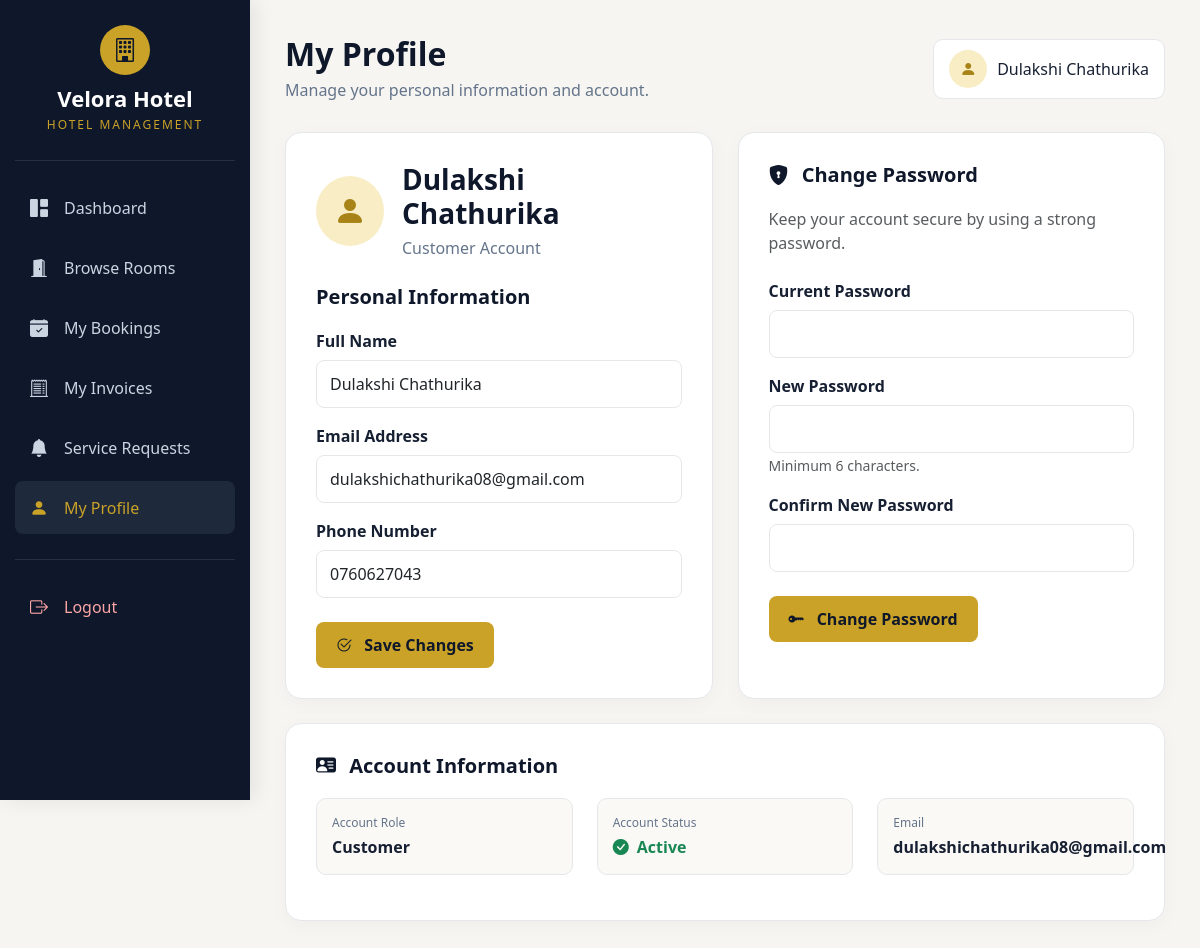
The app's page /customer/profile.php (signed in) with its own data.
### tables this page shows
CREATE TABLE `users` (
  `id` int(11) NOT NULL,
  `full_name` varchar(100) NOT NULL,
  `email` varchar(100) NOT NULL,
  `phone` varchar(20) DEFAULT NULL,
  `password` varchar(255) NOT NULL,
  `role` enum('admin','receptionist','customer') NOT NULL DEFAULT 'customer',
  `status` enum('active','inactive') NOT NULL DEFAULT 'active',
  `created_at` timestamp NOT NULL DEFAULT current_timestamp()
);

### includes/functions.php (called while the page is built, shortened)
<?php
function e($value)
{
    return htmlspecialchars(
        $value ?? '',
        ENT_QUOTES,
        'UTF-8'
    );
}

### customer/profile.php (the view, shortened to what this page needs)
<?php
require_once "../config/db.php";
require_once "../includes/functions.php";
$customer_id = $_SESSION["user_id"];
$stmt = $pdo->prepare("
    SELECT
        id,
        full_name,
        email,
        phone,
        role,
        status
    FROM users
    WHERE id = ?
    LIMIT 1
");
$stmt->execute([$customer_id]);
$user = $stmt->fetch(PDO::FETCH_ASSOC);
?>
<!DOCTYPE html>
<html lang="en">
<head>
    <link
        href="https://cdn.jsdelivr.net/npm/bootstrap@5.3.3/dist/css/bootstrap.min.css"
        rel="stylesheet"
    >
    <link
        href="https://cdn.jsdelivr.net/npm/bootstrap-icons@1.11.3/font/bootstrap-icons.css"
        rel="stylesheet"
    >
</head>
<body>
<div class="sidebar">
    <div class="logo">
        <div class="logo-icon">
            <i class="bi bi-building"></i>
        </div>
        <h3>Velora Hotel</h3>
        <span>HOTEL MANAGEMENT</span>
    </div>
    <ul class="sidebar-menu">
        <li>
            <a href="dashboard.php">
                <i class="bi bi-grid-1x2-fill"></i>
                Dashboard
            </a>
        </li>
        <li>
            <a href="rooms.php">
                <i class="bi bi-door-open-fill"></i>
                Browse Rooms
            </a>
        </li>
        <li>
            <a href="bookings.php">
                <i class="bi bi-calendar-check-fill"></i>
                My Bookings
            </a>
        </li>
        <li>
            <a href="invoices.php">
                <i class="bi bi-receipt-cutoff"></i>
                My Invoices
            </a>
        </li>
        <li>
            <a href="service_requests.php">
                <i class="bi bi-bell-fill"></i>
                Service Requests
            </a>
        </li>
        <li>
            <a href="profile.php"
               class="active">
                <i class="bi bi-person-fill"></i>
                My Profile
            </a>
        </li>
        <li class="logout-link">
            <a href="../auth/logout.php">
                <i class="bi bi-box-arrow-right"></i>
                Logout
            </a>
        </li>
    </ul>
</div>
<div class="main-content">
    <div class="topbar">
        <div>
            <h2>My Profile</h2>
            <p>
                Manage your personal information and account.
            </p>
        </div>
        <div class="user-box">
            <div class="user-icon">
                <i class="bi bi-person-fill"></i>
            </div>
            <span>
                <?= e($user["full_name"]); ?>
            </span>
        </div>
    </div>
    <div class="profile-grid">
        <div class="profile-card">
            <div class="profile-header">
                <div class="profile-avatar">
                    <i class="bi bi-person-fill"></i>
                </div>
                <div>
                    <h3>
                        <?= e($user["full_name"]); ?>
                    </h3>
                    <p>
                        Customer Account
                    </p>
                </div>
            </div>
            <h4 class="section-title">
                Personal Information
            </h4>
            <form method="POST">
                <div class="mb-3">
                    <label class="form-label">
                        Full Name
                    </label>
                    <input
                        type="text"
                        name="full_name"
                        class="form-control"
                        value="<?= e($user["full_name"]); ?>"
                        required
                    >
                </div>
                <div class="mb-3">
                    <label class="form-label">
                        Email Address
                    </label>
                    <input
                        type="email"
                        name="email"
                        class="form-control"
                        value="<?= e($user["email"]); ?>"
                        required
                    >
                </div>
                <div class="mb-4">
                    <label class="form-label">
                        Phone Number
                    </label>
                    <input
                        type="text"
                        name="phone"
                        class="form-control"
                        value="<?= e($user["phone"] ?? ""); ?>"
                        placeholder="Enter phone number"
                    >
                </div>
                <button
                    type="submit"
                    name="update_profile"
                    class="gold-btn"
                >
                    <i class="bi bi-check2-circle me-2"></i>
                    Save Changes
                </button>
            </form>
        </div>
        <div class="profile-card">
            <h4 class="section-title">
                <i class="bi bi-shield-lock-fill me-2"></i>
                Change Password
            </h4>
            <p class="text-muted mb-4">
                Keep your account secure by using a
                strong password.
            </p>
            <form method="POST">
                <div class="mb-3">
                    <label class="form-label">
                        Current Password
                    </label>
                    <input
                        type="password"
                        name="current_password"
                        class="form-control"
                        required
                    >
                </div>
                <div class="mb-3">
                    <label class="form-label">
                        New Password
                    </label>
                    <input
                        type="password"
                        name="new_password"
                        class="form-control"
                        minlength="6"
                        required
                    >
                    <small class="text-muted">
                        Minimum 6 characters.
                    </small>
                </div>
                <div class="mb-4">
                    <label class="form-label">
                        Confirm New Password
                    </label>
                    <input
                        type="password"
                        name="confirm_password"
                        class="form-control"
                        minlength="6"
                        required
                    >
                </div>
                <button
                    type="submit"
                    name="change_password"
                    class="gold-btn"
                >
                    <i class="bi bi-key-fill me-2"></i>
                    Change Password
                </button>
            </form>
        </div>
    </div>
    <div class="profile-card mt-4">
        <h4 class="section-title">
            <i class="bi bi-person-vcard-fill me-2"></i>
            Account Information
        </h4>
        <div class="row">
            <div class="col-md-4">
                <div class="info-box">
                    <div class="info-label">
                        Account Role
                    </div>
                    <div class="info-value">
                        Customer
                    </div>
                </div>
            </div>
            <div class="col-md-4">
                <div class="info-box">
                    <div class="info-label">
                        Account Status
                    </div>
                    <div class="info-value text-success">
                        <i class="bi bi-check-circle-fill me-1"></i>
                        <?= e(ucfirst($user["status"] ?? "Active")); ?>
                    </div>
                </div>
            </div>
            <div class="col-md-4">
                <div class="info-box">
                    <div class="info-label">
                        Email
                    </div>
                    <div class="info-value">
                        <?= e($user["email"]); ?>
                    </div>
                </div>
            </div>
        </div>
    </div>
</div>
</body>
</html>

### customer/profile.php (style rules this page uses)
:root { --navy: #0f172a; --navy-light: #172033; --navy-hover: #1e293b; --gold: #c9a227; --gold-dark: #a88418; --gold-light: #f8edc5; --background: #f6f5f1; --surface: #ffffff; --text: #172033; --muted: #64748b; --border: #e5e7eb; --success: #198754; --danger: #dc3545; }
* { box-sizing: border-box; }
body { margin: 0; font-family: "Segoe UI", Arial, sans-serif; background: var(--background); color: var(--text); }
.sidebar { position: fixed; left: 0; top: 0; width: 250px; height: 100vh; background: var(--navy); padding: 25px 15px; z-index: 1000; box-shadow: 5px 0 20px rgba(0,0,0,0.08); }
.logo { text-align: center; padding-bottom: 25px; margin-bottom: 20px; border-bottom: 1px solid rgba(255,255,255,0.1); }
.logo-icon { width: 50px; height: 50px; margin: 0 auto 10px; display: flex; align-items: center; justify-content: center; border-radius: 50%; background: var(--gold); color: var(--navy); font-size: 24px; }
.logo h3 { color: white; margin: 0; font-size: 22px; font-weight: 700; }
.logo span { color: var(--gold); font-size: 12px; letter-spacing: 2px; }
.sidebar-menu { list-style: none; padding: 0; margin: 0; }
.sidebar-menu li { margin-bottom: 7px; }
.sidebar-menu a { display: flex; align-items: center; gap: 12px; padding: 13px 15px; border-radius: 8px; text-decoration: none; color: #cbd5e1; transition: 0.3s; }
.sidebar-menu a:hover, .sidebar-menu a.active { background: var(--navy-hover); color: var(--gold); }
.sidebar-menu i { font-size: 18px; width: 22px; }
.logout-link { margin-top: 25px; border-top: 1px solid rgba(255,255,255,0.1); padding-top: 20px; }
.logout-link a { color: #fca5a5; }
.main-content { margin-left: 250px; padding: 35px; }
.topbar { display: flex; justify-content: space-between; align-items: center; margin-bottom: 30px; }
.topbar h2 { margin: 0; font-weight: 700; color: var(--navy); }
.topbar p { margin: 5px 0 0; color: var(--muted); }
.user-box { display: flex; align-items: center; gap: 10px; background: white; padding: 10px 15px; border-radius: 10px; border: 1px solid var(--border); }
.user-icon { width: 38px; height: 38px; border-radius: 50%; display: flex; align-items: center; justify-content: center; background: var(--gold-light); color: var(--gold-dark); }
.profile-grid { display: grid; grid-template-columns: 1fr 1fr; gap: 25px; }
.profile-card { background: var(--surface); border: 1px solid var(--border); border-radius: 16px; padding: 30px; box-shadow: 0 5px 20px rgba(0,0,0,0.03); }
.profile-header { display: flex; align-items: center; gap: 18px; margin-bottom: 25px; }
.profile-avatar { width: 70px; height: 70px; border-radius: 50%; display: flex; align-items: center; justify-content: center; background: var(--gold-light); color: var(--gold-dark); font-size: 32px; }
.profile-header h3 { margin: 0; font-weight: 700; color: var(--navy); }
.profile-header p { margin: 5px 0 0; color: var(--muted); }
.form-label { font-weight: 600; color: var(--text); margin-bottom: 7px; }
.form-control { padding: 11px 13px; border: 1px solid var(--border); border-radius: 8px; }
.gold-btn { background: var(--gold); border: none; color: var(--navy); font-weight: 700; padding: 11px 20px; border-radius: 8px; transition: 0.3s; }
.section-title { font-size: 20px; font-weight: 700; color: var(--navy); margin-bottom: 20px; }
.info-box { background: #faf9f5; border: 1px solid var(--border); border-radius: 10px; padding: 15px; margin-bottom: 15px; }
.info-label { font-size: 12px; color: var(--muted); margin-bottom: 3px; }
.info-value { font-weight: 600; color: var(--text); }

### records on screen
users: full_name "Dulakshi Chathurika", email "dulakshichathurika08@gmail.com", phone "0760627043", status "Active"
